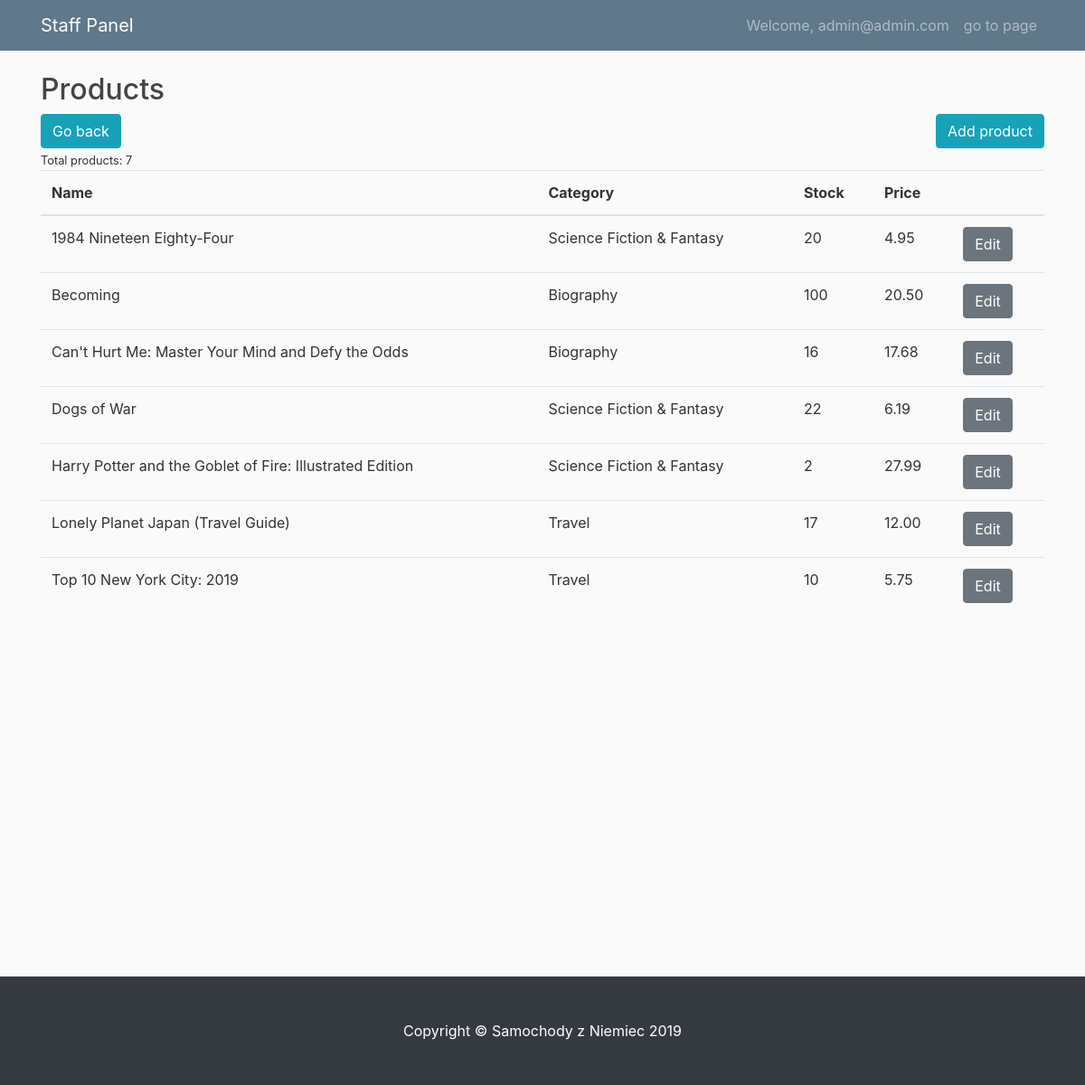
Screenshot of /staff/product_list (signed in) with the database file from the repository.
### account/models.py (models this page shows, shortened)
class User(AbstractBaseUser):
    email = models.EmailField(max_length=255, unique=True)
    is_active = models.BooleanField(default=True)  # can login
    is_staff = models.BooleanField(default=False)  # staff user non superuser
    is_admin = models.BooleanField(default=False)  # superuser
    created = models.DateTimeField(auto_now_add=True)
    updated = models.DateTimeField(auto_now=True)
    orders = models.ManyToManyField("orders.Order")
    first_name = models.CharField(max_length=100)
    last_name = models.CharField(max_length=100)
    phone = models.CharField(max_length=100, null=True)
    street = models.CharField(max_length=100, null=True)
    city = models.CharField(max_length=100, null=True)
    province = models.CharField(max_length=100, null=True, blank=True)
    code = models.CharField(max_length=100, null=True)
    country = models.CharField(max_length=100, null=True)
    USERNAME_FIELD = "email"  # username
    REQUIRED_FIELDS = []
    objects = UserManager()

### shop/models.py (models this page shows, shortened)
class Product(models.Model):
    name = models.CharField(max_length=100, db_index=True)
    slug = models.SlugField(max_length=150, db_index=True)
    description = models.TextField()
    price = models.DecimalField(max_digits=10, decimal_places=2)
    stock = models.PositiveIntegerField()
    available = models.BooleanField(default=True)
    created = models.DateTimeField(auto_now_add=True)
    updated = models.DateTimeField(auto_now=True)
    category = models.ForeignKey(
        Category, on_delete=models.SET_NULL, null=True, blank=True
    )
    image = models.ImageField(upload_to="images/", default="")
    total_rating = models.DecimalField(max_digits=3, decimal_places=2, default=0)
    count_rating = models.PositiveIntegerField(default=0)
    likes = models.IntegerField(default=0)
    class Meta:
        ordering = ("name",)

class Category(models.Model):
    name = models.CharField(max_length=30, unique=True)
    def __str__(self):
        return self.name

### staff/decorators.py (the view)
    def wrap(request, *args, **kwargs):
        if request.user.is_authenticated and request.user.is_staff:
            return func(request, *args, **kwargs)
        elif request.user.is_authenticated:
            return redirect("shop:index")
        else:
            return redirect("account:login")

### cart/context_processors.py (called while the page is built)
def cart(request):
    return {'cart': Cart(request)}

### staff/templates/staff/product_list.html
{% extends 'staff/base.html' %}
{% load crispy_forms_tags %}
{% block content %}
<div class="row">
    <div class="col">
        <div>
            <h2>Products</h2>
            <div class="row">
                <div class="col">
                    <a href="{% url 'staff:panel' %}" class="btn btn-info">Go back</a>
                </div>
                <div class="col text-right">
                    <a href="{%url 'staff:add_product'%}" class="btn btn-info">Add product</a>
                </div>
            </div>
        </div>
        {% with products.count as total_products %}
        <small>Total products: {{total_products}} </small>
        {% endwith%}
        <table class="table table-hover">
            <thead>
                <tr>
                    <th scope="col">Name</th>
                    <th scope="col">Category</th>
                    <th scope="col">Stock</th>
                    <th scope="col">Price</th>
                    <th scope="col"></th>
                </tr>
            </thead>
            <tbody>
                {% for product in products%}
                <tr>
                    <td>{{product.name}} </td>
                    <td>{{product.category}}</td>
                    <td>{{product.stock}}</td>
                    <td>{{product.price}}</td>
                    <td><a href="{%url 'staff:update_product' pk=product.pk%}" class="btn btn-secondary">Edit</a></td>
                </tr>
                {% endfor %}
            </tbody>
        </table>
    </div>
</div>
{% endblock %}

### staff/templates/staff/base.html (shortened to what this page needs)
{% load static %}
<!DOCTYPE html>
<html lang="en">
<head>
    <link rel="stylesheet" href="https://maxcdn.bootstrapcdn.com/bootstrap/4.0.0/css/bootstrap.min.css"
>
    <link href="{% static 'css/shop.css' %}" rel="stylesheet">
</head>
<body>
    <nav class="navbar navbar-expand-md navbar-dark bg-steel fixed-top">
        <div class="container">
            <a class="navbar-brand mr-4" href="{% url 'staff:panel' %}">Staff Panel</a>
            <div class="collapse navbar-collapse" id="navbarToggle">
                <div class="navbar-nav">
                    <a class="nav-item nav-link" href="{% url 'account:profile'%}">
                        Welcome, {{ user.email }}
                    </a>
                    <a class="nav-item nav-link" href="{% url 'shop:index'%}"> go to page </a>
                </div>
            </div>
        </div>
    </nav>
    <div class="container" style="min-height: 1000px;">
        {% block content%}
        {% endblock%}
    </div>
    <footer class="py-5 bg-dark">
        <div class="container">
            <p class="m-0 text-center text-white">Copyright &copy; Samochody z Niemiec 2019</p>
        </div>
    </footer>
</body>
</html>

### shop/static/css/shop.css (style rules this page uses)
body { background: #fafafa; color: #333333; margin-top: 5rem; }
h1, h2, h3, h4, h5, h6 { color: #444444; }
.bg-steel { background-color: #5f788a; }

### rows the page displays
User: email "admin@admin.com"
Product: name "1984 Nineteen Eighty-Four", category "Science Fiction & Fantasy", stock "20", price "4.95"
Product: name "Becoming", category "Biography", stock "100", price "20.50"
Product: name "Can't Hurt Me: Master Your Mind and Defy the Odds", category "Biography", stock "16", price "17.68"
Product: name "Dogs of War", category "Science Fiction & Fantasy", stock "22", price "6.19"
Product: name "Harry Potter and the Goblet of Fire: Illustrated Edition", category "Science Fiction & Fantasy", stock "2", price "27.99"
Product: name "Lonely Planet Japan (Travel Guide)", category "Travel", stock "17", price "12.00"
Product: name "Top 10 New York City: 2019", category "Travel", stock "10", price "5.75"

### other values shown
{{ total_products }} "7"
